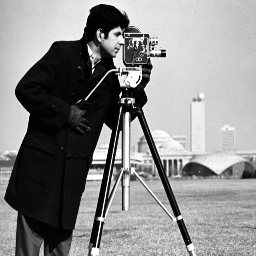
#> input picture kameraman.jpg, 256 x 256 px
$ python Hafta-6-esikleme.py
#> lines starting #> are read from the running program, lines starting #| are printed output that depends on the picture; after the words box and inside, x2 and y2 are one past the last pixel; in counts of white or black regions, pixels touching at a corner belong together
import cv2

imgOrijinal = cv2.imread("kameraman.jpg")
#> imgOrijinal is the input picture: shape (256, 256, 3); min 0, max 255, mean 138.5
sonuc, imgEsikBinary = cv2.threshold(imgOrijinal, 125, 255, cv2.THRESH_BINARY)
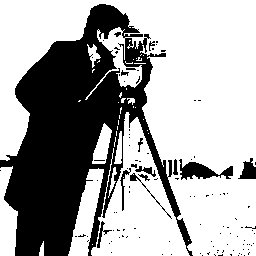
#> imgEsikBinary: shape (256, 256, 3); 65.1% white; 112 black regions (99 under 20 px), largest, box (x1, y1, x2, y2) and area: (0, 4, 193, 256) 21241, (179, 159, 233, 180) 541, (238, 158, 256, 179) 229
# sonuc, imgEsikOtsu = cv2.threshold(imgOrijinal, 125, 255, cv2.THRESH_OTSU)

cv2.imshow("EKRAN-1", imgOrijinal)
cv2.imshow("EKRAN-2", imgEsikBinary)
# cv2.imshow("EKRAN-3", imgEsikOtsu)
cv2.waitKey(0)
cv2.destroyAllWindows()

$ run again, with beyinTumoru.jpg copied over kameraman.jpg
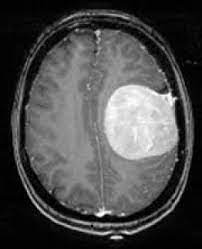
#> input picture beyinTumoru.jpg, 202 x 249 px
#> imgOrijinal is the input picture: shape (249, 202, 3); min 0, max 255, mean 75.9
#> `sonuc, imgEsikBinary = cv2.threshold(imgOrijinal, 125, 255, cv2.THRESH..`:
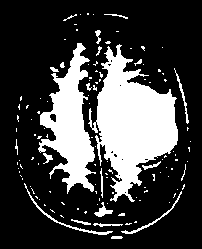
#> imgEsikBinary: shape (249, 202, 3); 25.3% white; 121 white regions (99 under 20 px), largest, box (x1, y1, x2, y2) and area: (88, 44, 178, 202) 7154, (38, 43, 96, 194) 3959, (24, 183, 113, 235) 232
